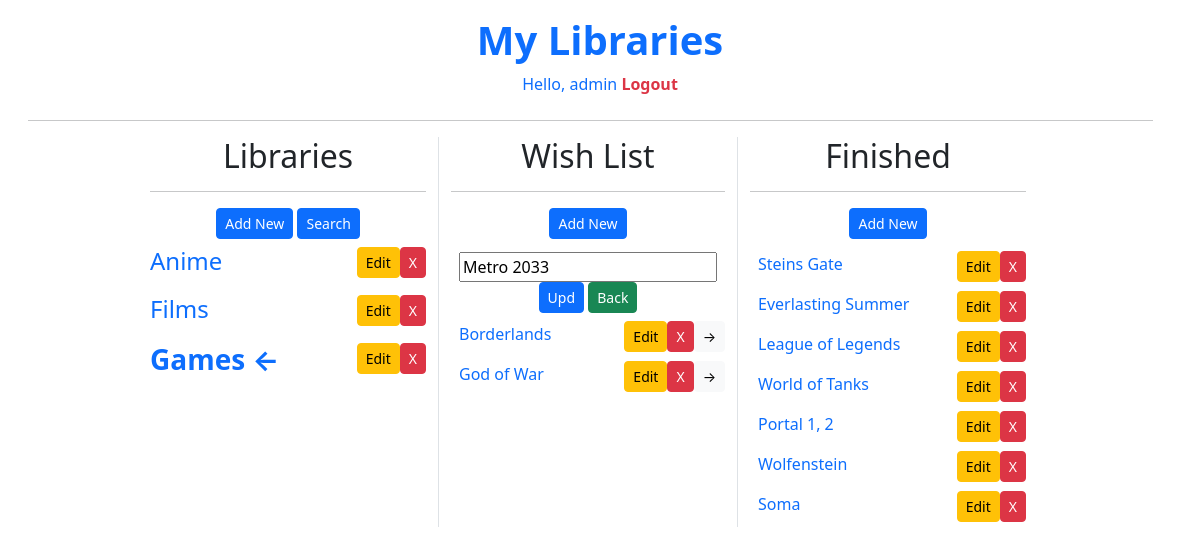
Page /library/wish_list/update/Games/66/ (signed in) on the earlier database version.
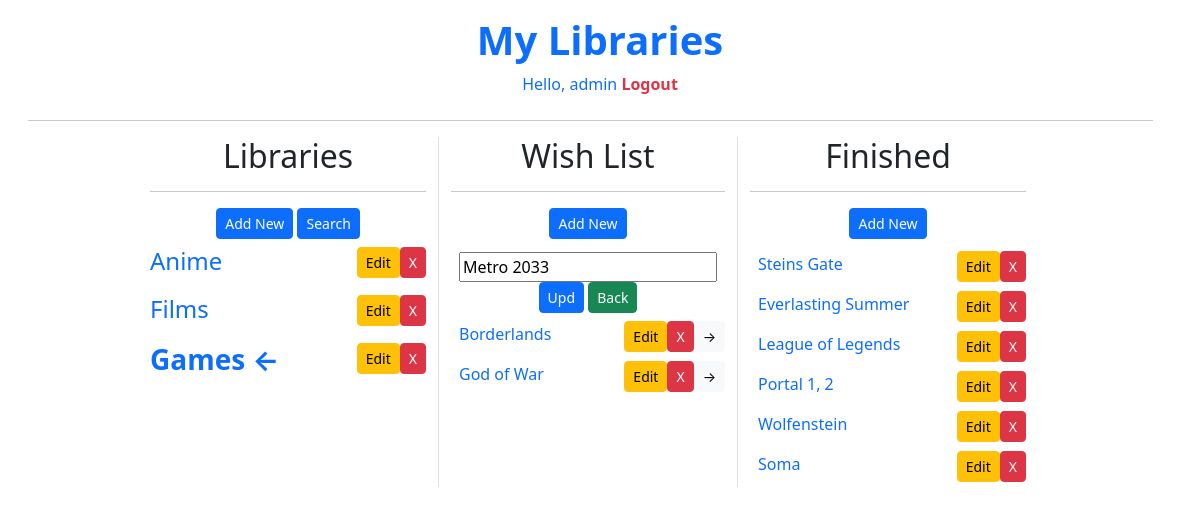
Same page on the later database version.
### apps/base/models.py (models this page shows, shortened)
class Library(models.Model):
    user = models.ForeignKey(User, on_delete=models.CASCADE)
    name = models.CharField(max_length=22, null=True, blank=True)
    created = models.DateTimeField(auto_now_add=True)
    class Meta:
        ordering = ['name']

class Wish(models.Model):
    user = models.ForeignKey(User, on_delete=models.CASCADE)
    library = models.ForeignKey(Library, on_delete=models.CASCADE)
    name = models.CharField(max_length=56, null=True, blank=True)
    created = models.DateTimeField(auto_now_add=True)
    class Meta:
        ordering = ['-created']

class Finished(models.Model):
    user = models.ForeignKey(User, on_delete=models.CASCADE)
    library = models.ForeignKey(Library, on_delete=models.CASCADE)
    name = models.CharField(max_length=56, null=True, blank=True)
    created = models.DateTimeField(auto_now_add=True)
    class Meta:
        ordering = ['-created']

### apps/wish_list_app/views.py (the view, shortened to what this page needs)
# urls.py: path('update/<str:lib_name>/<int:pk>/', WishUpdate.as_view(), name='wish_update'),
class WishUpdate(generic.UpdateView):
    model = Wish
    fields = ['name']
    template_name = 'wish_list_app/wish_update.html'
    def get_form(self, form_class=None):
        if form_class is None:
            form_class = self.get_form_class()
        form = super().get_form(form_class)
        form.fields['name'].widget.attrs = {'class': 'update-form-input'} # add attributes to a field
        form.fields['name'].label = "" # change the label
        return form
    def get_context_data(self, **kwargs):
        context = super().get_context_data(**kwargs)
        context['libraries'] = Library.objects.filter(user=self.request.user)
        context['wish_list'] = Wish.objects.filter(user=self.request.user)
        context['wish_list'] = context['wish_list'].filter(library__name=self.kwargs.get('lib_name'))
        context['finished_list'] = Finished.objects.filter(user=self.request.user)
        context['finished_list'] = context['finished_list'].filter(library__name=self.kwargs.get('lib_name'))
        context['lib_name'] = self.kwargs.get('lib_name')
        context['wish_update'] = self.kwargs.get('pk')
        return context

### templates/wish_list_app/wish_update.html (shortened to what the changed rows need)
{% extends 'main.html' %}
{% load static %}
{% block content %}
<div class="w-100 row justify-content-md-center text-center">
    <div class="col col-lg-3">
        <div>
            {% for library in libraries %}
                {% if library.name == lib_name %}
                    <p class="pb-2">
                        <a href="{% url 'library_open' library.name %}" class="h3 text-decoration-none float-start"><b>{{ library.name }} ←</b></a>
                        <a href="{% url 'library_delete' library.id %}" class="btn btn-danger btn-sm float-end">X</a>
                        <a href="{% url 'library_update' library.id %}" class="btn btn-warning btn-sm float-end">Edit</a>
                        <br>
                    </p>
                {% else %}
                    <p class="pb-2">
                        <a href="{% url 'library_open' library.name %}" class="h4 text-decoration-none float-start">{{ library.name }}</a>
                        <a href="{% url 'library_delete' library.id %}" class="btn btn-danger btn-sm float-end">X</a>
                        <a href="{% url 'library_update' library.id %}" class="btn btn-warning btn-sm float-end">Edit</a>
                        <br>
                    </p>
                {% endif %}
            {% endfor %}
        </div>
    </div>
    <div class="col col-lg-3 border-start border-end">
        <div>
            {% if wish_list %}
                {% for wish in wish_list %}
                    {% if wish_update != wish.id %}
                        <p class="position-absolute p-2">
                        <a role="button" class="h6 text-decoration-none float-start" data-bs-toggle="modal"data-bs-target="#exampleModal{{ wish.id }}">
                            {{ wish.name | slice:":25"}}
                        </a>
                            <form method="POST">
                                <input class="d-block mt-1 btn btn-light btn-sm float-end" type="submit" name="move-to-finished" value="→">
                            </form>
                            <form method="POST">
                                <input class="d-block mt-1 btn btn-danger btn-sm float-end" type="submit" name="wish-delete" value="X">
                            </form>
                            <a href="{% url 'wish_update' lib_name wish.id %}" class="d-block mt-1 btn btn-warning btn-sm float-end">Edit</a>
                            <br>
                        </p>
                    {% else %}
                        <form method="POST">
                            {{ form }}
                            <input type="submit" class="btn btn-primary btn-sm mb-1" value="Upd"/>
                            <a href="{% url 'library_open' lib_name %}" role="button"class="btn btn-success btn-sm mb-1">Back</a>
                        </form>
                    {% endif %}
                {% endfor %}
            {% else %}
                <p>There is nothing here yet...</p>
            {% endif %}
        </div>
    </div>
    <div class="col col-lg-3">
        <div>
            {% if finished_list %}
                {% for finished in finished_list %}
                    <p class="position-absolute p-2">
                        <a class="h6 text-decoration-none float-start">{{ finished.name }}</a>
                        <form method="POST">
                            <input class="d-block mt-1 btn btn-danger btn-sm float-end" type="submit" name="finished-delete" value="X">
                        </form>
                        <a href="{% url 'finished_update' lib_name finished.id %}" class="d-block mt-1 btn btn-warning btn-sm float-end">Edit</a>
                        <br>
                    </p>
                {% endfor %}
            {% else %}
                <p>There is nothing here yet...</p>
            {% endif %}
        </div>
    </div>
</div>
{% endblock %}

Differences in the rows shown:
removed Finished: name "World of Tanks"
